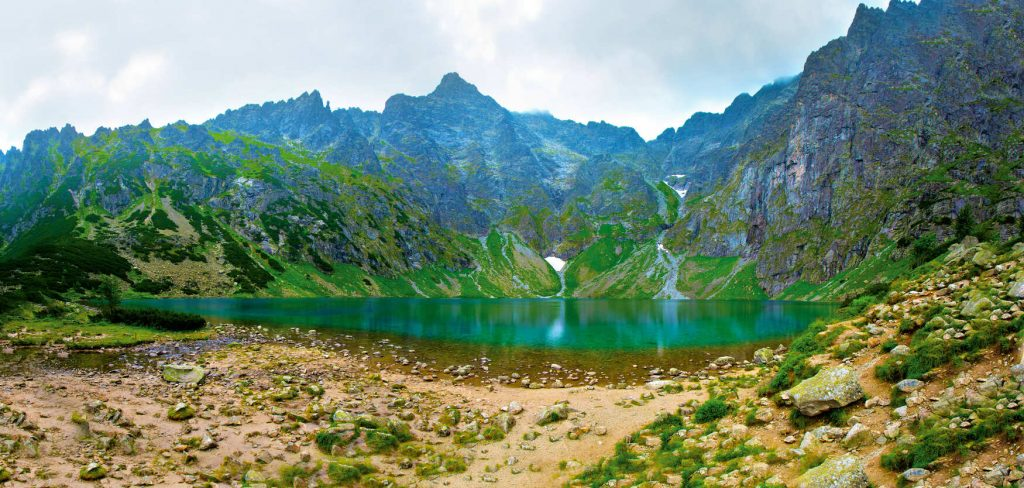
#> input picture images/cuenca.jpg, 1024 x 488 px, found by its file name
$ python prueba2.py
#> lines starting #> are read from the running program, lines starting #| are printed output that depends on the picture; after the words box and inside, x2 and y2 are one past the last pixel; in counts of white or black regions, pixels touching at a corner belong together
import sys
import numpy as np
import cv2

if __name__ == '__main__':
    # Cargar la imagen predeterminada
    img = cv2.imread('./images/cuenca.jpg')  # Cambia esto al nombre de tu imagen
#> img is the input picture: shape (488, 1024, 3); mean B, G, R 112.7, 136.2, 115.8
    if img is None:
        print("Error: La imagen no se pudo cargar.")
        sys.exit(1)

    # Redimensionar la imagen
    img = cv2.resize(img, (640, 480), interpolation=cv2.INTER_AREA)
#> img: shape (480, 640, 3)

    gray = cv2.cvtColor(img, cv2.COLOR_BGR2GRAY)
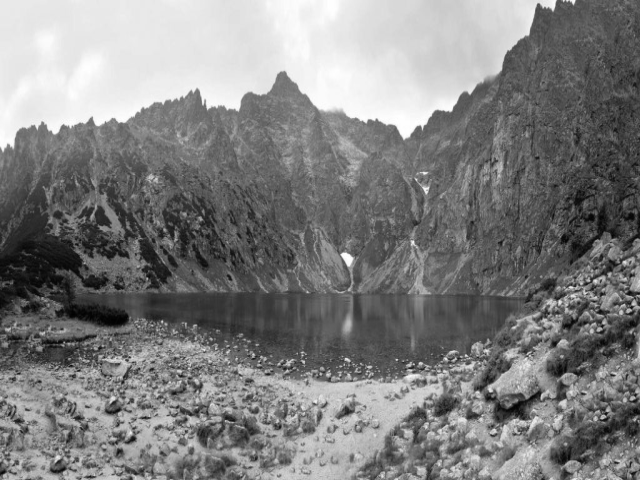
#> gray: shape (480, 640); min 1, max 255, mean 127.4
    ret, thresh = cv2.threshold(gray, 0, 255, cv2.THRESH_BINARY_INV + cv2.THRESH_OTSU)
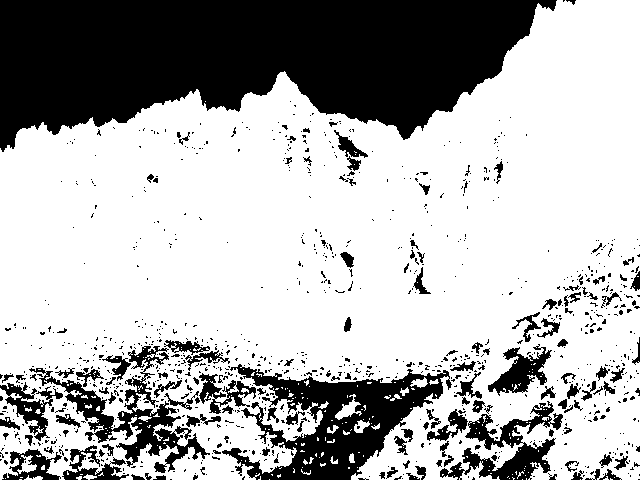
#> thresh: shape (480, 640); 69.5% white; 999 black regions (865 under 20 px), largest, box (x1, y1, x2, y2) and area: (0, 0, 557, 152) 57288, (222, 364, 452, 480) 10975, (29, 346, 210, 473) 4860
#> ret = 150

    # Eliminación de ruido
    kernel = np.ones((3, 3), np.uint8)
    opening = cv2.morphologyEx(thresh, cv2.MORPH_OPEN, kernel, iterations=4)
#> opening: shape (480, 640); 58.4% white; 143 black regions (122 under 20 px), largest, box (x1, y1, x2, y2) and area: (0, 239, 640, 480) 63903, (0, 0, 576, 186) 58925, (561, 442, 640, 480) 1472

    # Área de fondo seguro
    sure_bg = cv2.dilate(opening, kernel, iterations=3)
#> sure_bg: shape (480, 640); 65.5% white; 26 black regions (11 under 20 px), largest, box (x1, y1, x2, y2) and area: (0, 0, 553, 149) 55141, (0, 340, 547, 480) 43556, (491, 269, 640, 390) 3566

    # Encontrar el área de primer plano seguro
    dist_transform = cv2.distanceTransform(opening, cv2.DIST_L2, 5)
    ret, sure_fg = cv2.threshold(dist_transform, 0.7 * dist_transform.max(), 255, 0)
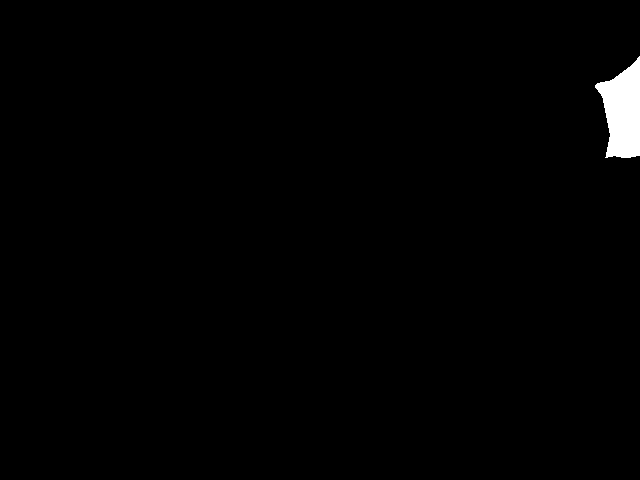
#> sure_fg: shape (480, 640) float32; 0.98% white; 1 white region, box (x1, y1, x2, y2) and area: (595, 56, 640, 158) 3013
#> ret = 83.23

    # Encontrar la región desconocida
    sure_fg = np.uint8(sure_fg)
    unknown = cv2.subtract(sure_bg, sure_fg)
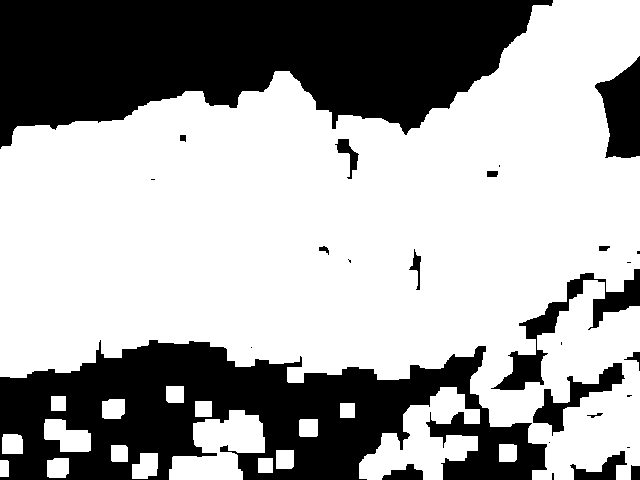
#> unknown: shape (480, 640); 64.5% white; 27 black regions (11 under 20 px), largest, box (x1, y1, x2, y2) and area: (0, 0, 553, 149) 55141, (0, 340, 547, 480) 43556, (491, 269, 640, 390) 3566

    # Etiquetado de marcadores
    ret, markers = cv2.connectedComponents(sure_fg)
#> ret = 2

    # Añadir uno a todas las etiquetas para que el fondo seguro no sea 0, sino 1
    markers = markers + 1

    # Ahora, marcar la región desconocida con cero
    markers[unknown == 255] = 0
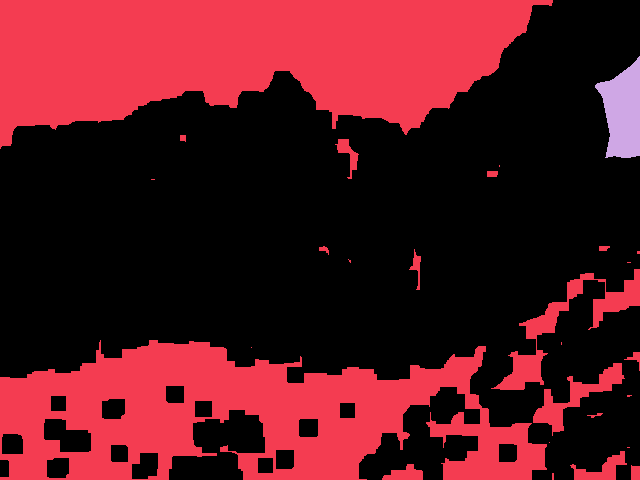
#> markers: shape (480, 640) int32; 3 distinct labels, from 0 to 2; one colour per label, 0 black
    markers = cv2.watershed(img, markers)
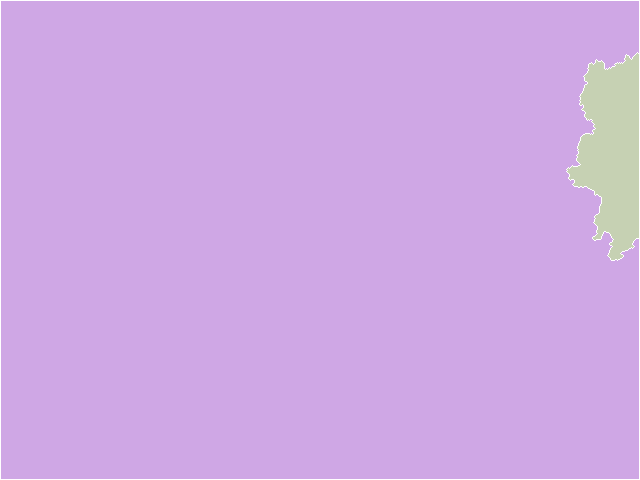
#> markers: shape (480, 640) int32; 3 distinct labels, from -1 to 2; one colour per label, 0 black, -1 white
    img[markers == -1] = [255, 255, 255]
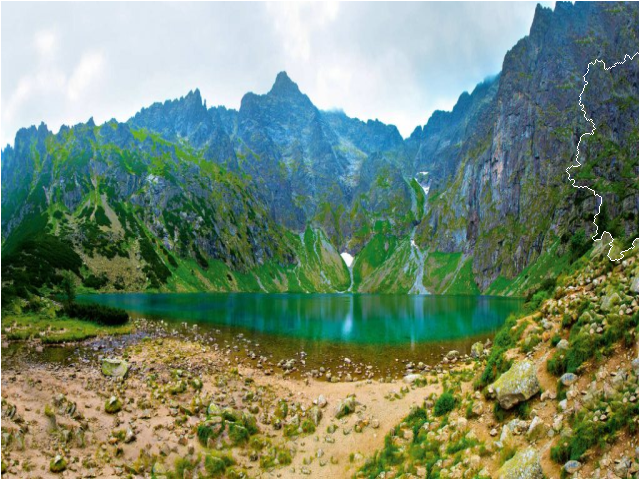
#> img: shape (480, 640, 3); mean B, G, R 113.8, 137.2, 116.8

    # Mostrar resultados
    cv2.imshow('background', sure_bg)
    cv2.imshow('foreground', sure_fg)
    cv2.imshow('threshold', thresh)
    cv2.imshow('result', img)
    cv2.waitKey(0)
    cv2.destroyAllWindows()

$ run again, with images/clasificador.jpg copied over images/cuenca.jpg
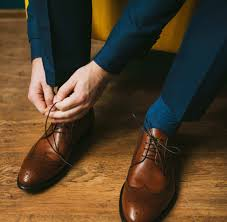
#> input picture images/clasificador.jpg, 227 x 222 px, found by its file name
#> img is the input picture: shape (222, 227, 3); mean B, G, R 41.4, 63.5, 82.3
#> `ret, thresh = cv2.threshold(gray, 0, 255, cv2.THRESH_BINARY_INV + cv2...`:
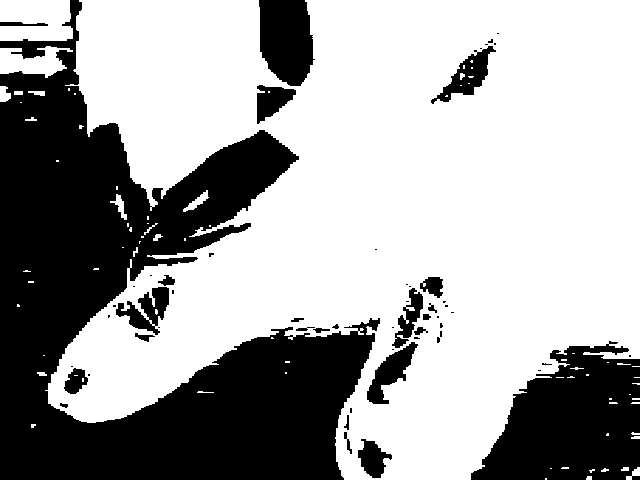
#> thresh: shape (480, 640); 64.5% white; 56 black regions (32 under 20 px), largest, box (x1, y1, x2, y2) and area: (0, 0, 380, 480) 81433, (471, 341, 640, 480) 16019, (259, 0, 315, 86) 3874
#> `ret, thresh = cv2.threshold(gray, 0, 255, cv2.THRESH_BINARY_INV + cv2...`: ret = 79
#> opening: shape (480, 640); 62.7% white; 13 black regions (5 under 20 px), largest, box (x1, y1, x2, y2) and area: (0, 0, 392, 480) 92303, (471, 341, 640, 480) 16897, (367, 277, 443, 404) 3174
#> sure_bg: shape (480, 640); 66.7% white; 12 black regions (1 under 20 px), largest, box (x1, y1, x2, y2) and area: (0, 42, 375, 480) 79220, (474, 345, 640, 480) 15874, (260, 0, 310, 118) 3843
#> `ret, sure_fg = cv2.threshold(dist_transform, 0.7 * dist_transform.max(..`: ret = 123.6
#> unknown: shape (480, 640); 63.4% white; 13 black regions (1 under 20 px), largest, box (x1, y1, x2, y2) and area: (0, 42, 375, 480) 79220, (474, 345, 640, 480) 15874, (538, 0, 640, 226) 9985
#> `ret, markers = cv2.connectedComponents(sure_fg)`: ret = 2
#> `img[markers == -1] = [255, 255, 255]`:
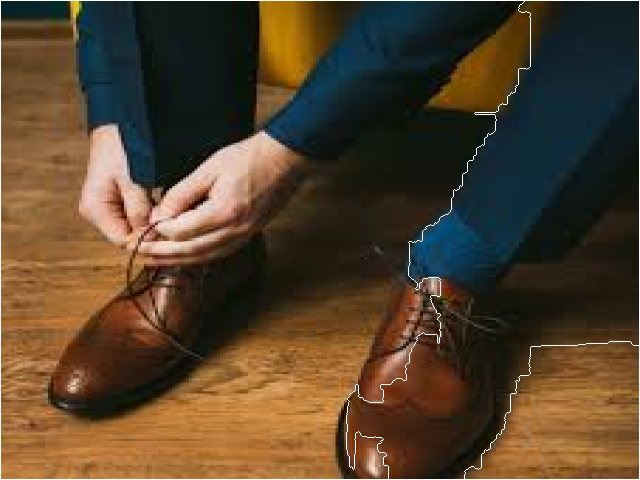
#> img: shape (480, 640, 3); mean B, G, R 43.7, 65.6, 84.1

$ run again, with images/ingrid.jpg copied over images/cuenca.jpg
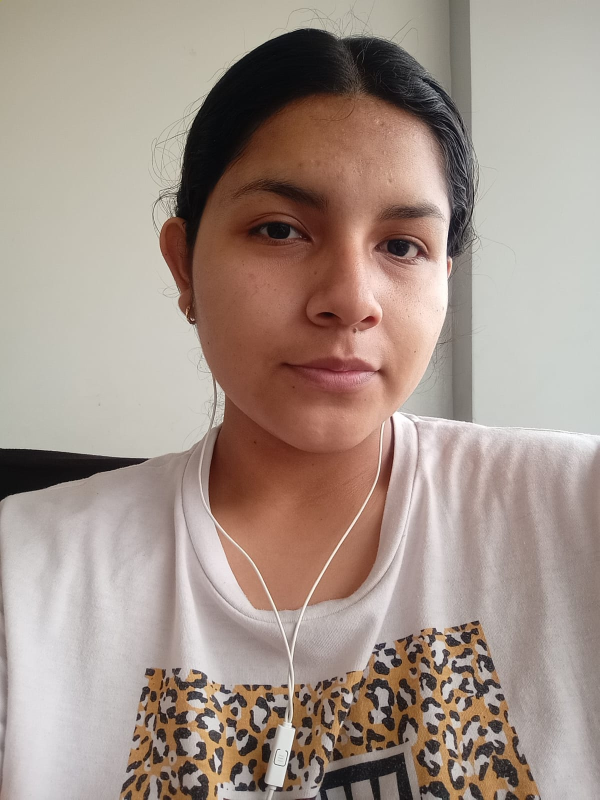
#> input picture images/ingrid.jpg, 1200 x 1599 px, found by its file name (shown at 1/2 size)
#> img is the input picture: shape (1599, 1200, 3); mean B, G, R 138.1, 147.7, 164.4
#> thresh: shape (480, 640); 28.7% white; 282 white regions (224 under 20 px), largest, box (x1, y1, x2, y2) and area: (170, 0, 506, 341) 58990, (292, 377, 480, 480) 10186, (129, 401, 223, 480) 3814
#> `ret, thresh = cv2.threshold(gray, 0, 255, cv2.THRESH_BINARY_INV + cv2...`: ret = 129
#> opening: shape (480, 640); 23.3% white; 22 white regions, largest, box (x1, y1, x2, y2) and area: (171, 0, 502, 334) 54614, (342, 391, 449, 480) 4929, (0, 269, 120, 300) 2428
#> sure_bg: shape (480, 640); 27.8% white; 11 white regions, largest, box (x1, y1, x2, y2) and area: (168, 0, 506, 337) 62746, (339, 388, 476, 480) 7473, (0, 266, 123, 303) 3259
#> `ret, sure_fg = cv2.threshold(dist_transform, 0.7 * dist_transform.max(..`: ret = 48.14
#> unknown: shape (480, 640); 26.9% white; 11 white regions, largest, box (x1, y1, x2, y2) and area: (168, 0, 506, 337) 59877, (339, 388, 476, 480) 7473, (0, 266, 123, 303) 3259
#> `ret, markers = cv2.connectedComponents(sure_fg)`: ret = 4
#> `img[markers == -1] = [255, 255, 255]`:
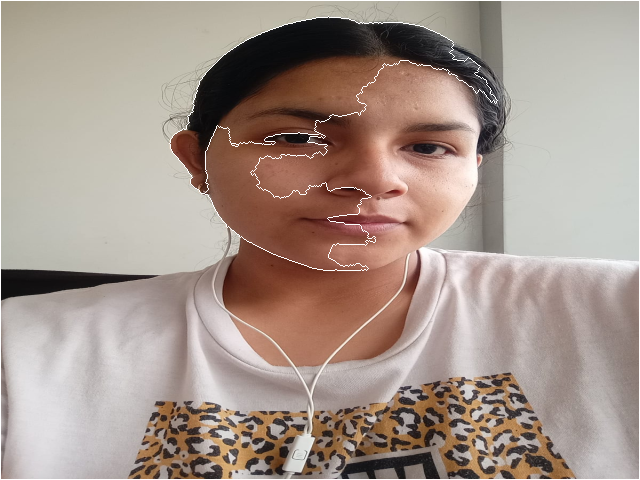
#> img: shape (480, 640, 3); mean B, G, R 139.8, 149.3, 165.8
